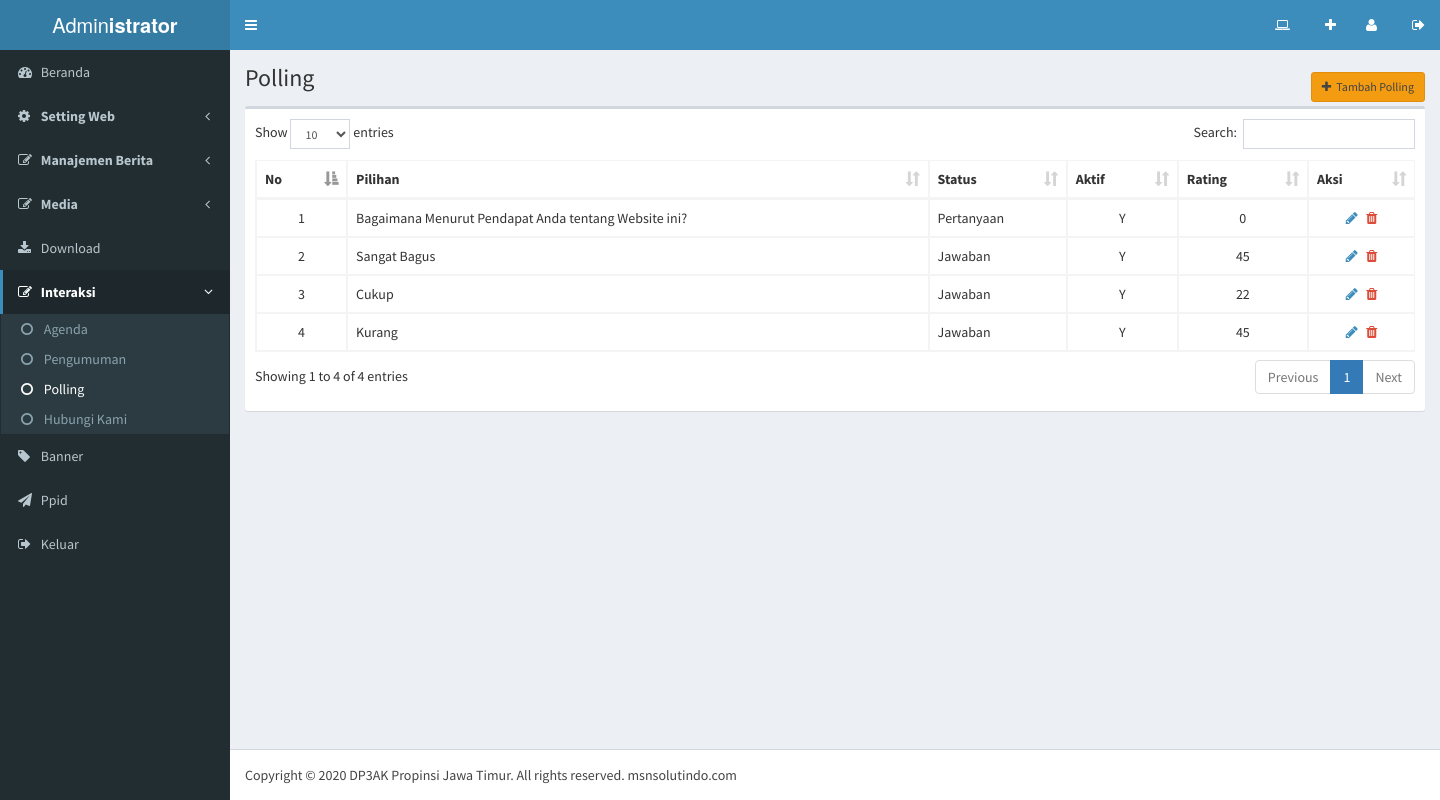
Page /adminweb/media.php?module=polling (signed in) on the committed database.
### tables this page shows
CREATE TABLE `poling`  (
  `id_poling` int(5) NOT NULL AUTO_INCREMENT,
  `pilihan` varchar(100) NOT NULL,
  `status` varchar(20) NOT NULL,
  `rating` int(5) NOT NULL DEFAULT 0,
  `aktif` enum('Y','N') NOT NULL,
  PRIMARY KEY (`id_poling`) USING BTREE
);

CREATE TABLE `identitas`  (
  `id_identitas` int(5) NOT NULL AUTO_INCREMENT,
  `nama_pemilik` varchar(100) NOT NULL,
  `nama_website` varchar(100) NOT NULL,
  `alamat_website` varchar(100) NOT NULL,
  `meta_deskripsi` varchar(250) NOT NULL,
  `meta_keyword` varchar(250) NOT NULL,
  `email` varchar(100) NOT NULL,
  `facebook` varchar(100) NOT NULL,
  `twitter` varchar(100) NOT NULL,
  `fb` varchar(100) NOT NULL,
  `tube` varchar(100) NOT NULL,
  `ig` varchar(100) NOT NULL,
  `twitter_widget` text NOT NULL,
  `wtemp` text NOT NULL,
  `favicon` varchar(50) NOT NULL,
  `logo` varchar(200) NOT NULL,
  `fopim` varchar(100) NOT NULL,
  `telpon` varchar(20) NOT NULL,
  `alamat` text NOT NULL,
  PRIMARY KEY (`id_identitas`) USING BTREE
);

### adminweb/modul/mod_polling/polling.php (the view, shortened to what this page needs)
<?php
if (empty($_SESSION['namauser']) AND empty($_SESSION['passuser'])){
	echo "<script>alert('Untuk mengakses modul, Anda harus login dulu.'); window.location = '../../index.php'</script>";
}
else{
	$aksi = "modul/mod_polling/aksi_polling.php";
	$act = isset($_GET['act']) ? $_GET['act'] : '';
?>
	<section class="content-header">
		<h1>Polling</h1>
		<ol class="breadcrumb">
            <li><a class="btn btn-warning btn-sm" href="?module=polling&act=tambahpolling"><i class="fa fa-plus"></i>Tambah Polling</a></li>
        </ol>
	</section>
	<section class="content">
		<div class="row">
			<div class="col-xs-12">
<?php
	switch($act){
		default:
?>
              <div class="box">
                <div class="box-body">
                  <table id="datapolling" class="table table-bordered table-hover">
                    <thead>
                      <tr>
                        <th>No</th>
                        <th>Pilihan</th>
                        <th>Status</th>
                        <th>Aktif</th>
                        <th>Rating</th>
                        <th>Aksi</th>
                      </tr>
                    </thead>
                    <tbody>
					<?php
					$query  = "SELECT * FROM poling ORDER BY id_poling DESC";
					$tampil = mysqli_query($koneksi, $query);
					$no=1;
					while ($r=mysqli_fetch_array($tampil)){
						echo "<tr><td class=\"text-center\">$no</td>
								<td>$r[pilihan]</td>
								<td>$r[status]</td>
								<td class=\"text-center\">$r[aktif]</td>
								<td class=\"text-center\">$r[rating]</td>
								<td class=\"text-center\"><a href=\"?module=polling&act=editpolling&id=$r[id_poling]\" title=\"Edit Data\"><i class=\"fa fa-pencil\"></i></a> &nbsp; <a href=\"$aksi?module=polling&act=hapus&id=$r[id_poling]\" onclick=\"return confirm('APAKAH ANDA YAKIN AKAN MENGHAPUS DATA INI ?')\"><i class=\"fa fa-trash text-red\"></i></a></td>
								</tr>";
						$no++;
					}
					?>
                    </tbody>
                  </table>
                </div>
              </div>
<?php
		break;
?>
<?php
	}
?>
            </div>
		</div>
	</section>
<?php
}
?>

### adminweb/footer.php (shortened to what this page needs)
<?php
if (empty($_SESSION['namauser']) AND empty($_SESSION['passuser'])){
	echo "<script>alert('Untuk mengakses modul, Anda harus login dulu.'); window.location = 'index.php'</script>";
}
else{
?>
      <footer class="main-footer">
		Copyright &copy; 2020 <?php echo $tdin['nama_pemilik']; ?>. All rights reserved. msnsolutindo.com
      </footer>
    </div>
  </body>
</html>
<?php
}
?>

### rows in the picture
poling: pilihan "Bagaimana Menurut Pendapat Anda tentang Website ini?", status "Pertanyaan", aktif "Y", rating "0"
poling: pilihan "Sangat Bagus", status "Jawaban", aktif "Y", rating "45"
poling: pilihan "Cukup", status "Jawaban", aktif "Y", rating "22"
poling: pilihan "Kurang", status "Jawaban", aktif "Y", rating "45"
identitas: nama_pemilik "DP3AK Propinsi Jawa Timur"
